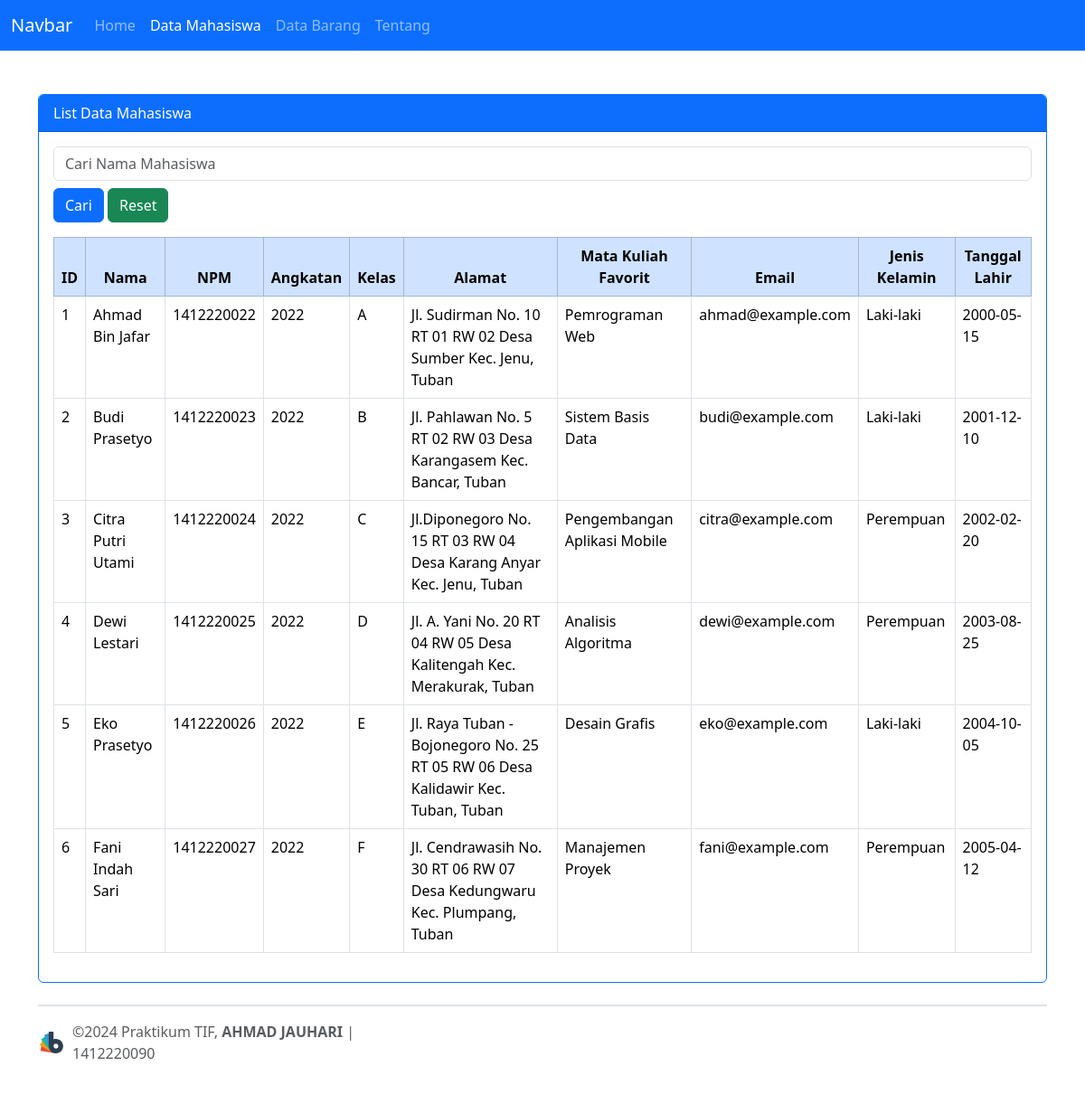
Screenshot of /index.php/mahasiswa/data_mahasiswa with the database file from the repository.
### tables this page shows
CREATE TABLE `mahasiswa` (
  `id` int NOT NULL,
  `nama` varchar(100) NOT NULL,
  `npm` varchar(20) NOT NULL,
  `angkatan` int NOT NULL,
  `kelas` varchar(10) NOT NULL,
  `alamat` text,
  `mata_kuliah_favorit` varchar(100) DEFAULT NULL,
  `email` varchar(50) DEFAULT NULL,
  `jenis_kelamin` enum('Laki-laki','Perempuan') DEFAULT NULL,
  `tanggal_lahir` date DEFAULT NULL
);

### application/controllers/Mahasiswa.php (called while the page is built, shortened)
<?php
class Mahasiswa extends CI_Controller
{
    public function __construct()
    {
        $this->load->model('Mahasiswa_model');
    }
    public function data_mahasiswa()
    {
        $data['title'] = 'Data Mahasiwa';
        $data['active_menu'] = 'data_mahasiswa';
        $data['mahasiswa'] = $this->Mahasiswa_model->get_all_mahasiswa();
        $data['content'] = $this->load->view('list_mahasiswa', $data, true);
        $this->load->view('template/template', $data);
    }
}

### index.php (called while the page is built, shortened)
<?php
require_once BASEPATH.'core/CodeIgniter.php';

### application/models/Mahasiswa_model.php (called while the page is built, shortened)
<?php
class Mahasiswa_model extends CI_Model
{
    public function get_all_mahasiswa()
    {
        $query = $this->db->get('mahasiswa');
        return $query->result_array();
    }
}

### application/views/list_mahasiswa.php (the view)
<div class="card border border-primary">
    <div class="card-header bg-primary text-white">List Data Mahasiswa</div>
    <div class="card-body">
        <div class="button-container">
            <form action="<?php echo site_url('mahasiswa/search_mahasiswa'); ?>" method="post">
                <input class="form-control" type="text" value="<?php echo isset($keyword) ? $keyword : '' ?>" name="keyword" placeholder="Cari Nama Mahasiswa"> <button class="btn btn-primary mt-2" type="submit">Cari</button> <button class="btn btn-success mt-2" onclick="window.location.href='<?php echo base_url('mahasiswa/data_mahasiswa'); ?>'" type="button">Reset</button>
            </form>
        </div>
        <div class="table-responsive">
            <table class="table table-bordered table-hover mt-3">
                <thead>
                    <tr class="table-primary">
                        <th class="text-center">ID</th>
                        <th class="text-center">Nama</th>
                        <th class="text-center">NPM</th>
                        <th class="text-center">Angkatan</th>
                        <th class="text-center">Kelas</th>
                        <th class="text-center">Alamat</th>
                        <th class="text-center">Mata Kuliah Favorit</th>
                        <th class="text-center">Email</th>
                        <th class="text-center">Jenis Kelamin</th>
                        <th class="text-center">Tanggal Lahir</th>
                    </tr>
                </thead>
                <?php foreach ($mahasiswa as $mhs) { ?>
                    <tbody>
                        <tr>
                            <td><?php echo $mhs['id']; ?></td>
                            <td><?php echo $mhs['nama']; ?></td>
                            <td><?php echo $mhs['npm']; ?></td>
                            <td><?php echo $mhs['angkatan']; ?></td>
                            <td><?php echo $mhs['kelas']; ?></td>
                            <td><?php echo $mhs['alamat']; ?></td>
                            <td><?php echo $mhs['mata_kuliah_favorit']; ?></td>
                            <td><?php echo $mhs['email']; ?></td>
                            <td><?php echo $mhs['jenis_kelamin']; ?></td>
                            <td><?php echo $mhs['tanggal_lahir']; ?></td>
                        </tr>
                    </tbody>
                <?php } ?>
            </table>
        </div>
    </div>
</div>

### rows the page displays
mahasiswa: id "1", nama "Ahmad Bin Jafar", npm "1412220022", angkatan "2022", kelas "A", alamat "Jl. Sudirman No. 10 RT 01 RW 02 Desa Sumber Kec. Jenu, Tuban", mata_kuliah_favorit "Pemrograman Web", email "ahmad@example.com", jenis_kelamin "Laki-laki", tanggal_lahir "2000-05-15"
mahasiswa: id "2", nama "Budi Prasetyo", npm "1412220023", angkatan "2022", kelas "B", alamat "Jl. Pahlawan No. 5 RT 02 RW 03 Desa Karangasem Kec. Bancar, Tuban", mata_kuliah_favorit "Sistem Basis Data", email "budi@example.com", jenis_kelamin "Laki-laki", tanggal_lahir "2001-12-10"
mahasiswa: id "3", nama "Citra Putri Utami", npm "1412220024", angkatan "2022", kelas "C", alamat "Jl.Diponegoro No. 15 RT 03 RW 04 Desa Karang Anyar Kec. Jenu, Tuban", mata_kuliah_favorit "Pengembangan Aplikasi Mobile", email "citra@example.com", jenis_kelamin "Perempuan", tanggal_lahir "2002-02-20"
mahasiswa: id "4", nama "Dewi Lestari", npm "1412220025", angkatan "2022", kelas "D", alamat "Jl. A. Yani No. 20 RT 04 RW 05 Desa Kalitengah Kec. Merakurak, Tuban", mata_kuliah_favorit "Analisis Algoritma", email "dewi@example.com", jenis_kelamin "Perempuan", tanggal_lahir "2003-08-25"
mahasiswa: id "5", nama "Eko Prasetyo", npm "1412220026", angkatan "2022", kelas "E", alamat "Jl. Raya Tuban - Bojonegoro No. 25 RT 05 RW 06 Desa Kalidawir Kec. Tuban, Tuban", mata_kuliah_favorit "Desain Grafis", email "eko@example.com", jenis_kelamin "Laki-laki", tanggal_lahir "2004-10-05"
mahasiswa: id "6", nama "Fani Indah Sari", npm "1412220027", angkatan "2022", kelas "F", alamat "Jl. Cendrawasih No. 30 RT 06 RW 07 Desa Kedungwaru Kec. Plumpang, Tuban", mata_kuliah_favorit "Manajemen Proyek", email "fani@example.com", jenis_kelamin "Perempuan", tanggal_lahir "2005-04-12"
